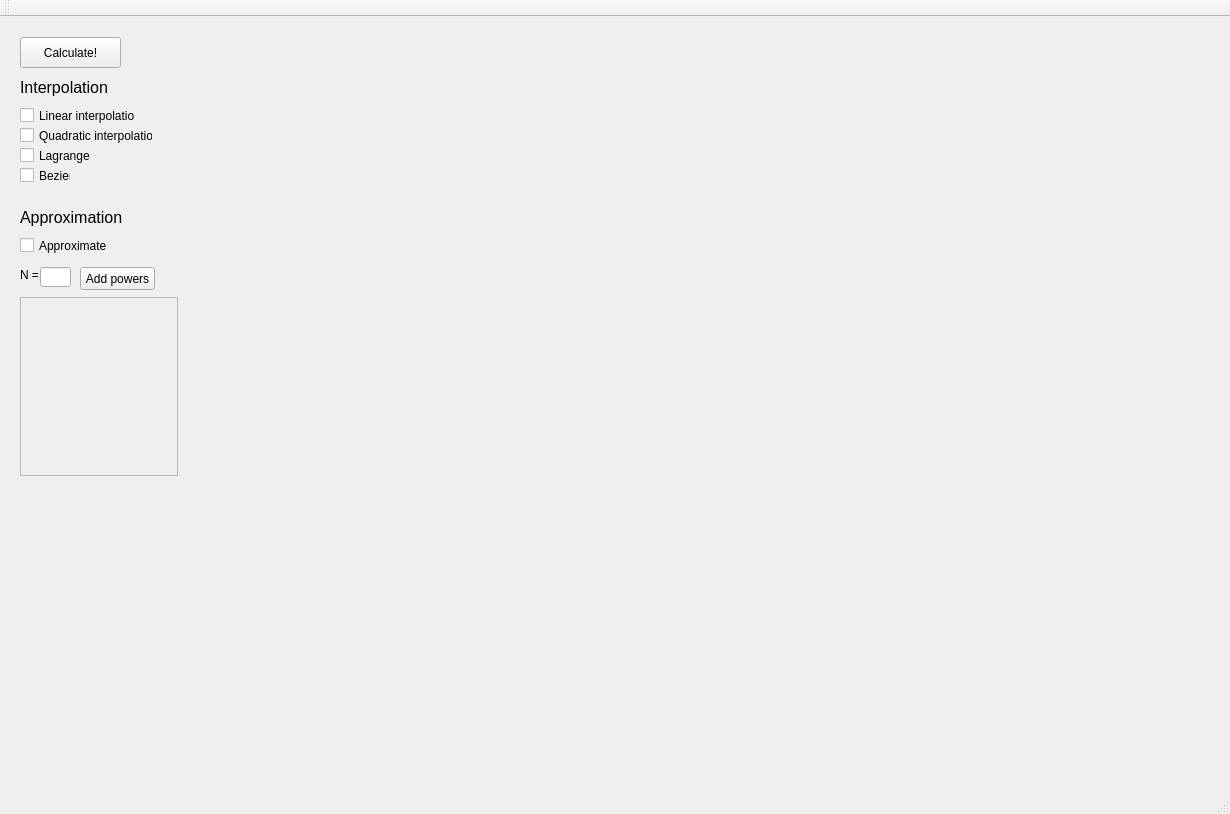
<?xml version="1.0" encoding="UTF-8"?>
<ui version="4.0">
 <class>MainWindow</class>
 <widget class="QMainWindow" name="MainWindow">
  <property name="geometry">
   <rect>
    <x>0</x>
    <y>0</y>
    <width>1230</width>
    <height>814</height>
   </rect>
  </property>
  <property name="windowTitle">
   <string>Calculation</string>
  </property>
  <widget class="QWidget" name="centralWidget">
   <widget class="QCustomPlot" name="widget" native="true">
    <property name="geometry">
     <rect>
      <x>189</x>
      <y>9</y>
      <width>1031</width>
      <height>681</height>
     </rect>
    </property>
   </widget>
   <widget class="QLabel" name="approximationLabel">
    <property name="geometry">
     <rect>
      <x>20</x>
      <y>190</y>
      <width>104</width>
      <height>21</height>
     </rect>
    </property>
    <property name="font">
     <font>
      <pointsize>12</pointsize>
     </font>
    </property>
    <property name="text">
     <string>Approximation</string>
    </property>
   </widget>
   <widget class="QLineEdit" name="lineEdit_N">
    <property name="geometry">
     <rect>
      <x>40</x>
      <y>250</y>
      <width>31</width>
      <height>20</height>
     </rect>
    </property>
   </widget>
   <widget class="QCheckBox" name="linearInterpolationCheckBox">
    <property name="geometry">
     <rect>
      <x>20</x>
      <y>90</y>
      <width>115</width>
      <height>17</height>
     </rect>
    </property>
    <property name="text">
     <string>Linear interpolation</string>
    </property>
   </widget>
   <widget class="QCheckBox" name="quadraticInterpolationCheckBox">
    <property name="geometry">
     <rect>
      <x>20</x>
      <y>110</y>
      <width>133</width>
      <height>17</height>
     </rect>
    </property>
    <property name="text">
     <string>Quadratic interpolation</string>
    </property>
   </widget>
   <widget class="QCheckBox" name="lagrangeInterpolationCheckBox">
    <property name="geometry">
     <rect>
      <x>20</x>
      <y>130</y>
      <width>71</width>
      <height>17</height>
     </rect>
    </property>
    <property name="text">
     <string>Lagrange</string>
    </property>
   </widget>
   <widget class="QCheckBox" name="bezierCheckBox">
    <property name="geometry">
     <rect>
      <x>20</x>
      <y>150</y>
      <width>51</width>
      <height>17</height>
     </rect>
    </property>
    <property name="text">
     <string>Bezier</string>
    </property>
   </widget>
   <widget class="QLabel" name="interpolationLabel">
    <property name="geometry">
     <rect>
      <x>20</x>
      <y>60</y>
      <width>111</width>
      <height>20</height>
     </rect>
    </property>
    <property name="font">
     <font>
      <pointsize>12</pointsize>
     </font>
    </property>
    <property name="text">
     <string>Interpolation</string>
    </property>
   </widget>
   <widget class="QLabel" name="NLabel">
    <property name="geometry">
     <rect>
      <x>20</x>
      <y>250</y>
      <width>21</width>
      <height>16</height>
     </rect>
    </property>
    <property name="text">
     <string>N =</string>
    </property>
   </widget>
   <widget class="QCheckBox" name="approximateCheckBox">
    <property name="geometry">
     <rect>
      <x>20</x>
      <y>220</y>
      <width>91</width>
      <height>17</height>
     </rect>
    </property>
    <property name="text">
     <string>Approximate</string>
    </property>
   </widget>
   <widget class="QPushButton" name="addPowersButton">
    <property name="geometry">
     <rect>
      <x>80</x>
      <y>250</y>
      <width>75</width>
      <height>23</height>
     </rect>
    </property>
    <property name="text">
     <string>Add powers</string>
    </property>
   </widget>
   <widget class="QScrollArea" name="scrollArea">
    <property name="geometry">
     <rect>
      <x>20</x>
      <y>280</y>
      <width>158</width>
      <height>179</height>
     </rect>
    </property>
    <property name="verticalScrollBarPolicy">
     <enum>Qt::ScrollBarAsNeeded</enum>
    </property>
    <property name="sizeAdjustPolicy">
     <enum>QAbstractScrollArea::AdjustToContentsOnFirstShow</enum>
    </property>
    <property name="widgetResizable">
     <bool>true</bool>
    </property>
    <widget class="QWidget" name="scrollAreaWidgetContents">
     <property name="geometry">
      <rect>
       <x>0</x>
       <y>0</y>
       <width>156</width>
       <height>177</height>
      </rect>
     </property>
    </widget>
   </widget>
   <widget class="QWidget" name="verticalLayoutWidget">
    <property name="geometry">
     <rect>
      <x>20</x>
      <y>520</y>
      <width>160</width>
      <height>16</height>
     </rect>
    </property>
    <layout class="QVBoxLayout" name="verticalLayout"/>
   </widget>
   <widget class="QPushButton" name="calculateButton">
    <property name="geometry">
     <rect>
      <x>20</x>
      <y>20</y>
      <width>101</width>
      <height>31</height>
     </rect>
    </property>
    <property name="text">
     <string>Calculate!</string>
    </property>
   </widget>
  </widget>
  <widget class="QMenuBar" name="menuBar">
   <property name="geometry">
    <rect>
     <x>0</x>
     <y>0</y>
     <width>1230</width>
     <height>21</height>
    </rect>
   </property>
  </widget>
  <widget class="QToolBar" name="mainToolBar">
   <attribute name="toolBarArea">
    <enum>TopToolBarArea</enum>
   </attribute>
   <attribute name="toolBarBreak">
    <bool>false</bool>
   </attribute>
  </widget>
  <widget class="QStatusBar" name="statusBar"/>
 </widget>
 <layoutdefault spacing="6" margin="11"/>
 <customwidgets>
  <customwidget>
   <class>QCustomPlot</class>
   <extends>QWidget</extends>
   <header>qcustomplot.h</header>
   <container>1</container>
  </customwidget>
 </customwidgets>
 <resources/>
 <connections/>
</ui>
